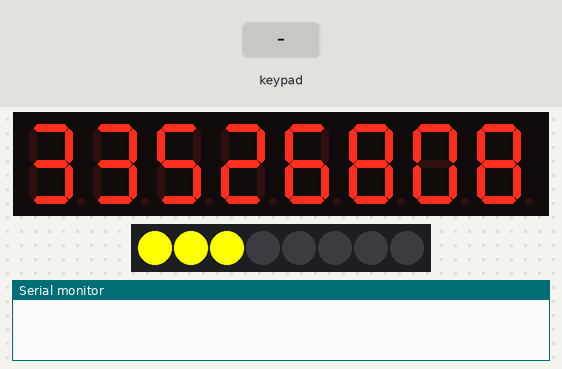
The sketch below on a simulated Arduino Uno, built with avr-gcc and run on an emulated ATmega328P. On the bench: 8-digit seven-segment display, 8 RGB LEDs in strip order, left to right, the last lines printed to the serial monitor. Wiring (inferred from the names in the program): TM1638 display and keys: STB pin 5; clock pin 6; DIO pin 7. The test bench sets the inputs (shaded band). Random numbers use the default seed unless the sketch sets one.

Above: at 2.2 s.
2.3 s: key '1' pressed
At 4.02 s:
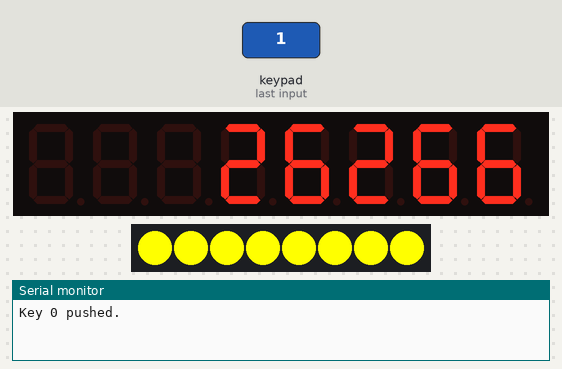
5.3 s: keypad keys 1 2 pressed 0.4 s apart
At 7.24 s:
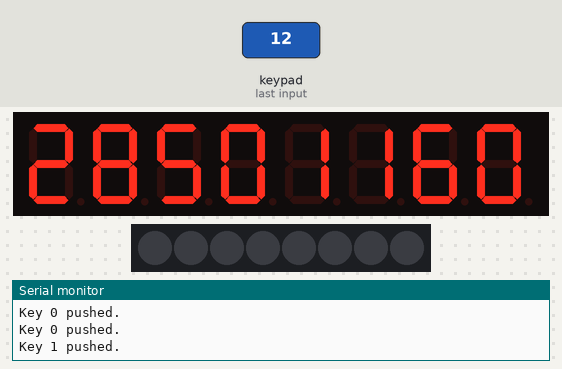
Timing chart, 0 to 14.5 s (numbered marks = the images above; inputs shaded):
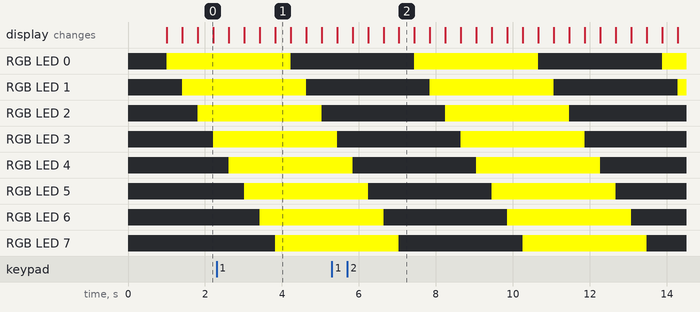

The sketch:

base.ino
```cpp
/*
 * Use the tm1638
 */

const int strobePin = 5;
const int clockPin = 6;
const int dataPin = 7;

byte intensity=0x03;

enum mode_t { WRITE_MODE, READ_MODE } unitMode;

const byte digits[] = {
  0x00, 0x02, 0x04, 0x06, 0x08, 0x0A, 0x0C, 0x0E
};

const byte values[] = {
    0x3F  // 0
  , 0x06  // 1
  , 0x5B  // 2
  , 0x4f  // 3
  , 0x66  // 4
  , 0x6D  // 5
  , 0x7D  // 6
  , 0x07  // 7
  , 0x7f  // 8
  , 0x6f  // 9
  , 0x77  // A
  , 0x7C  // B
  , 0x39  // C
  , 0x5E  // D
  , 0x79  // E
  , 0x71  // F
  , 0x00  // BLANK
};

const byte leds[] = {
    0x01
  , 0x03
  , 0x05
  , 0x07
  , 0x09
  , 0x0B
  , 0x0D
  , 0x0F };

bool keyPushed[8];

void setWriteMode() {
  pinMode(dataPin, OUTPUT);
  unitMode = WRITE_MODE;
}

void setReadMode() {
  pinMode(dataPin, INPUT_PULLUP);
  unitMode = READ_MODE;
}

void initUnit(byte brightness);  // Forward
void blank();

void setup() {
  Serial.begin(115200);
  setWriteMode();
  pinMode(strobePin, OUTPUT);
  pinMode(clockPin, OUTPUT);
  initUnit(intensity);
  for (int i=0;i<8;i++) keyPushed[i]=false;
  blank();
  delay(1000);
}

void sendByte(byte b) {
  shiftOut(dataPin, clockPin, LSBFIRST, b);
}

void sendCommand(byte cmd) {
  if (unitMode == READ_MODE) setWriteMode();

  digitalWrite(strobePin, LOW); //set the strobe low so it'll accept instruction
  sendByte(cmd);
  digitalWrite(strobePin, HIGH); //set the strobe low so it'll accept instruction
}


void initUnit(byte brightness) {
  byte cmd = 0x88 | (brightness & 0x07);
  sendCommand(cmd);
}

void offUnit() {
  sendCommand(0x80);
}

void singleAddressMode() {
  sendCommand(0x44);
}

void startAddressMode(byte adr) {
  sendCommand(0x40);
}

void readButtons() {
  byte status[4];
  digitalWrite(strobePin, LOW); //set the strobe low so it'll accept instruction
  sendByte(0x42);
  setReadMode();
  for (int i=0;i<4;i++) {
     status[i] = shiftIn(dataPin, clockPin, LSBFIRST);
  }
  setWriteMode();
  digitalWrite(strobePin, HIGH); //set the strobe low so it'll accept instruction
  for (int i=0;i<4;i++) {
    keyPushed[i+4] = false;
    if ((status[i] & 0x10) > 0) keyPushed[i+4]=true;
    keyPushed[i] = false;
    if ((status[i] & 0x01) > 0) keyPushed[i]=true;
  }
}

void sendAdrValue(byte adr, byte val) {
  digitalWrite(strobePin, LOW); //set the strobe low so it'll accept instruction
  sendByte(0xC0 | (adr & 0x0f)); // Last 4 bits is address
  sendByte(val);
  digitalWrite(strobePin, HIGH); //set the strobe low so it'll accept instruction
}

void blank() {
  for (int i=0;i<8;i++) {
    sendAdrValue(0xC0+(digits[i]&0x0f),0x00); //blank
  }
}

void setLed(byte led) {
  digitalWrite(strobePin, LOW); //set the strobe low so it'll accept instruction
  sendByte(0xC0 | (leds[led] & 0x0f)); // Last 4 bits is address
  sendByte(0xff);
  digitalWrite(strobePin, HIGH); //set the strobe low so it'll accept instruction
}

void resetLed(byte led) {
  digitalWrite(strobePin, LOW); //set the strobe low so it'll accept instruction
  sendByte(0xC0 | (leds[led] & 0x0f)); // Last 4 bits is address
  sendByte(0x00);
  digitalWrite(strobePin, HIGH); //set the strobe low so it'll accept instruction
}

void displayNum(byte display, int value) {
  byte start=0;
  if (display==1) start=4;
  if (value>9999) value=9999;
  singleAddressMode();
  bool isZero = true;
  for (int index=1000; index>0; index/=10) {
    int d = (value/index);
    if (d>0) isZero=false;
    if (isZero && (d==0)) {
       sendAdrValue(digits[start++],0x00); // Blank
    } else {
       sendAdrValue(digits[start++],values[d]);
    }
    value-=d*index;
  }
}


void loop() {
  static byte val=0, led=0;
  static bool count = false;
  singleAddressMode();
  if (count) {
    displayNum(0, val++);
    if (random(50) > 25) {
       displayNum(1, random(0,9999));
    }
  } else
    displayNum((int)random(0,2), random(0,9999));
  if (led > 0x07) resetLed(led&0x07); else setLed(led);
  led = ++led & 0x0f;
  readButtons();
  for (int i=0;i<8;i++) {
    if (keyPushed[i]) {
      Serial.print("Key ");
      Serial.print(i);
      Serial.println(" pushed.");
    }
  }
  if (keyPushed[0]) {
     if (count) {
       count=false;
     } else {
       count=true;
       val=0;
     }
  }
  delay(400);
}
```

Measured:
- what the display in image 0 shows lasts 0.4 s, from 1.8 s to 2.2 s
